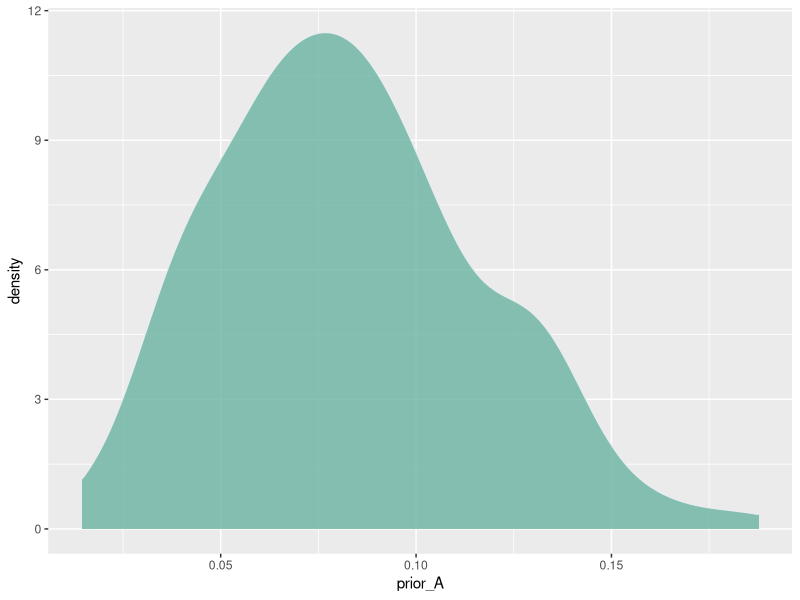
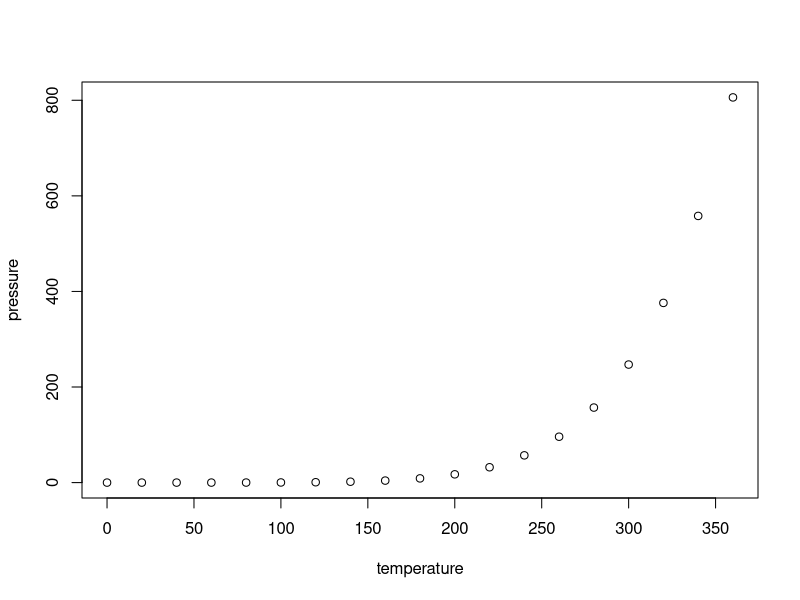
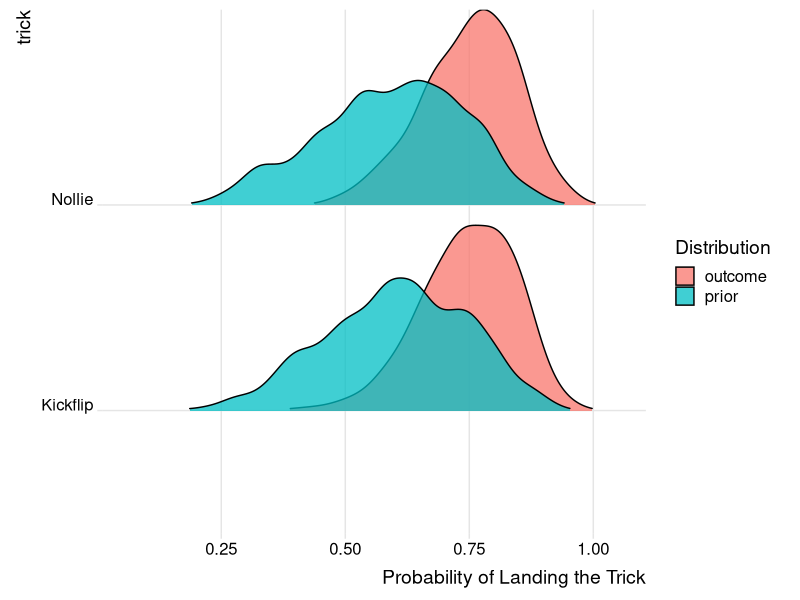
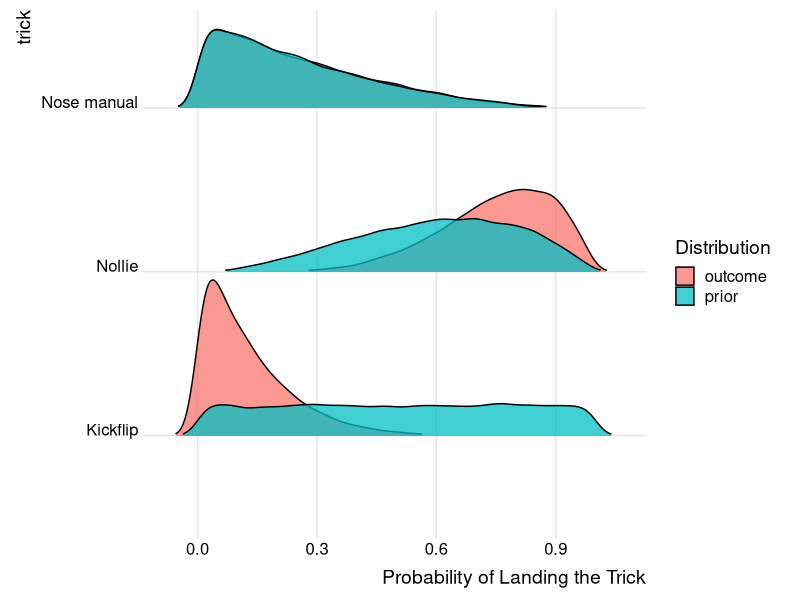
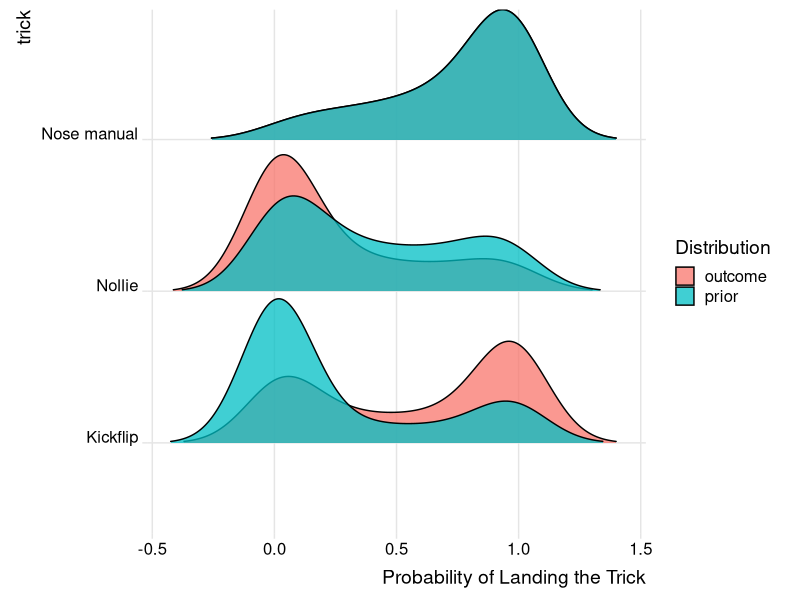

The R script that drew these images, in order:
## ---- chunk 1
knitr::opts_chunk$set(echo = TRUE)
## ---- chunk 2
n.trials <- 100000
prior.alpha <- 3
prior.beta <- 7
a.samples <- rbeta(n.trials,36+prior.alpha,114+prior.beta)
b.samples <- rbeta(n.trials,50+prior.alpha,100+prior.beta)
## ---- chunk 3
# Sample 10000 draws from Beta(45,55) prior
prior_A <- rbeta(n = 200, shape1 = 5, shape2 = 55)

# Store the results in a data frame
prior_sim <- data.frame(prior_A)

# Construct a density plot of the prior sample
library(ggplot2)
ggplot(prior_sim, aes(x = prior_A)) + 
    geom_density(fill="#69b3a2", color="#e9ecef", alpha=0.8)
## ---- chunk 4
summary(cars)
## ---- chunk 5
plot(pressure)
## ---- chunk 6
# Method 1
x1 <- 7                  # Column 1 of data frame
x2 <- c(5, 2, 8, 9)                  # Column 2 of data frame
x3 <- c(1, 2, 3, 4)                  # Column 3 of data frame
data_1 <- data.frame(x1, x2, x3)     # Create example data frame

# Method 2
data.frame(x1 = "hi", x2) # x1 = "hi" assigns the value "hi" to a whole variable named x1
## ---- chunk 7
data.frame(x1 = "hi", dist = rbeta(n = 200, shape1 = 5, shape2 = 55))
## ---- chunk 8
data7 <- data.frame()
data7 <- rbind(data7, data.frame(x1 = "hi", dist = rbeta(n = 200, shape1 = 5, shape2 = 55), dist2 = rbeta(n = 200, shape1 = 5, shape2 = 5)))
## ---- chunk 9
data7 <- data.frame()

n <- 1000

data7 <- rbind(data7, data.frame(trick = "Nollie", dist_type = "prior", dist = rbeta(n = n, shape1 = 6, shape2 = 4)))
data7 <- rbind(data7, data.frame(trick = "Nollie", dist_type = "outcome", dist = rbeta(n = n, shape1 = 15, shape2 = 5)))

data7 <- rbind(data7, data.frame(trick = "Kickflip", dist_type = "prior", dist = rbeta(n = n, shape1 = 6, shape2 = 4)))
data7 <- rbind(data7, data.frame(trick = "Kickflip", dist_type = "outcome", dist = rbeta(n = n, shape1 = 15, shape2 = 5)))

library(ggplot2)
library(ggridges)

ggplot(data7, aes(x = dist, y = trick, fill = dist_type)) +
  geom_density_ridges(scale = .95, size = 0.25, rel_min_height = 0.01, alpha = .75) +
  theme_ridges() +
  labs( x = "Probability of Landing the Trick", fill = "Distribution")

## ---- chunk 10
trick <- c("Kickflip","Nollie","Nose manual")
prior_a <- c(1,2,3)
prior_b <- prior_a + 1 # Just giving this dummy data for now
outcome_a <- prior_a * 10
outcome_b <- prior_a * 10 + 1

loop_data <- data.frame(trick, prior_a, prior_b, outcome_a, outcome_b)

# See Example 2 here for loops: https://statisticsglobe.com/loop-through-data-frame-columns-rows-in-r/
for(i in 1:nrow(loop_data)) {       # for-loop over rows
  print(loop_data[i, "trick"])
}
## ---- chunk 11
trick <- c("Kickflip","Nollie","Nose manual")
prior_a <- c(1,3,1)
prior_b <- c(1,2,3)
outcome_a <- c(1,6,1)
outcome_b <- c(7,2,3)

loop_data <- data.frame(trick, prior_a, prior_b, outcome_a, outcome_b)

loop_data7 <- data.frame()
n <- 20000 # this needs to be a large number like this so the charts look smooth

# See Example 2 here for loops: https://statisticsglobe.com/loop-through-data-frame-columns-rows-in-r/
for(i in 1:nrow(loop_data)) {       # for-loop over rows
  
  loop_data7 <- rbind(loop_data7, data.frame(trick = loop_data[i, "trick"], dist_type = "prior", dist = rbeta(n = n, shape1 = loop_data[i, "prior_a"], shape2 = loop_data[i, "prior_b"])))
  loop_data7 <- rbind(loop_data7, data.frame(trick = loop_data[i, "trick"], dist_type = "outcome", dist = rbeta(n = n, shape1 = loop_data[i, "outcome_a"], shape2 = loop_data[i, "outcome_b"])))
}

library(ggplot2)
library(ggridges)

ggplot(loop_data7, aes(x = dist, y = trick, fill = dist_type)) +
  geom_density_ridges(scale = .95, size = 0.25, rel_min_height = 0.01, alpha = .75) +
  theme_ridges() +
  labs( x = "Probability of Landing the Trick", fill = "Distribution")

## ---- chunk 12
trick <- c("Kickflip","Nollie","Nose manual")
prior_a <- c(17,3,1)
prior_b <- c(6,2,3)
outcome_a <- c(5,6,1)
outcome_b <- c(7,2,3)

loop_data <- data.frame(trick, prior_a, prior_b, outcome_a, outcome_b)

loop_data7 <- data.frame()
n <- 50
x <- seq(0,1,length=n)

# See Example 2 here for loops: https://statisticsglobe.com/loop-through-data-frame-columns-rows-in-r/
for(i in 1:nrow(loop_data)) {       # for-loop over rows
  
  loop_data7 <- rbind(loop_data7, data.frame(trick = loop_data[i, "trick"], dist_type = "prior", dist = pbeta(x,loop_data[i, "prior_a"],loop_data[i, "prior_b"])))
  loop_data7 <- rbind(loop_data7, data.frame(trick = loop_data[i, "trick"], dist_type = "outcome", dist = pbeta(x,loop_data[i, "outcome_a"],loop_data[i, "outcome_b"])))    
}

library(ggplot2)
library(ggridges)

ggplot(loop_data7, aes(x = dist, y = trick, fill = dist_type)) +
  geom_density_ridges(scale = .95, size = 0.25, rel_min_height = 0.01, alpha = .75) +
  theme_ridges() +
  labs( x = "Probability of Landing the Trick", fill = "Distribution")

